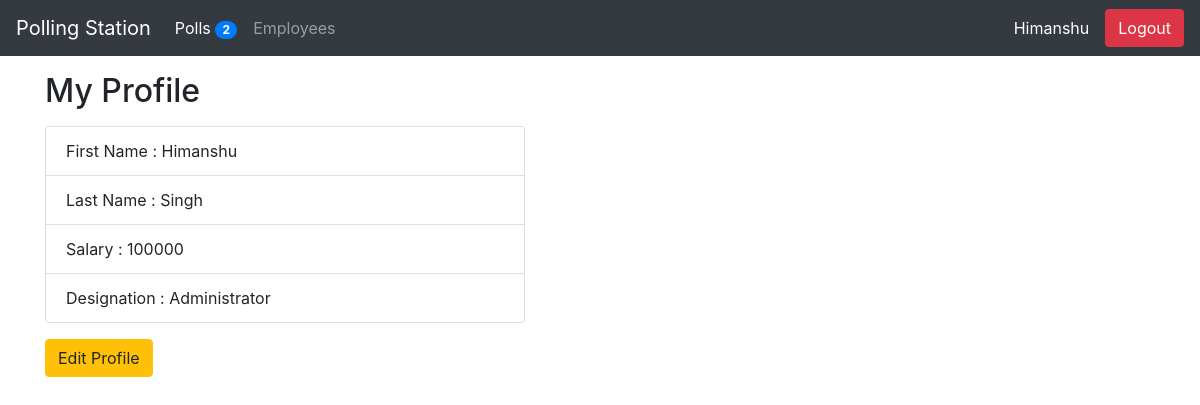
/profile/ (signed in), run on the app's committed database.
### employee/models.py (models this page shows)
class Profile(models.Model):
    user = models.OneToOneField(User, on_delete=models.CASCADE)
    designation = models.CharField(max_length=30, null=True, blank=True)
    salary = models.IntegerField(null=True, blank=True)
    class Meta:
        ordering = ('-salary',)

### employee/views.py (the view)
# urls.py: path('profile/', MyProfile.as_view(), name='my-profile'),
class MyProfile(DetailView):
    template_name = 'employee/profile.html'
    def get_object(self):
        return self.request.user.profile # This will return object of profile object

### poll/context_processors.py (called while the page is built)
def PollCount(request):
    count = Question.objects.count()
    return {"poll_count": count}

### employee/templates/employee/profile.html
{% extends 'poll/base.html' %}
{% block content %}
    <h2 class='my-3'>My Profile</h2>
    <div class="card" style="width: 30rem;">
    <ul class="list-group list-group-flush">
        <li class="list-group-item">First Name : {{object.user.first_name}}</li>
        <li class="list-group-item">Last Name : {{object.user.last_name}}</li>
        <li class="list-group-item">Salary : {{object.salary}}</li>
        <li class="list-group-item">Designation : {{object.designation}}</li>
    </ul>
    </div>
    <a class="btn btn-warning float-left mt-3" href="{% url 'update-profile' %}" role="button">Edit Profile</a>
{% endblock content %}

### poll/templates/poll/base.html (shortened to what this page needs)
<!doctype html>
<html lang="en">
  <head>
    <link rel="stylesheet" href="https://stackpath.bootstrapcdn.com/bootstrap/4.3.1/css/bootstrap.min.css">
  </head>
  <body>
<nav class="navbar navbar-expand-lg navbar-dark bg-dark">
  <a class="navbar-brand" href="{% url 'polls-list' %}">Polling Station</a>
  <div class="collapse navbar-collapse" id="navbarSupportedContent">
    <ul class="navbar-nav mr-auto">
      <li class="nav-item active">
        <a class="nav-link" href="{% url 'polls-list' %}">Polls <span class="badge badge-primary badge-pill">{{poll_count}}</span><span class="sr-only">(current)</span></a>
      </li>
      <li class="nav-item">
        <a class="nav-link" href="{% url 'employee-list' %}">Employees</a>
      </li>
    </ul>
    {% if request.user.id != None %}
        <span class='mr-3'><a  style='color:white; text-decoration:none;' href="{% url 'my-profile' %}">{{request.user.first_name}}</a></span>
        <form method="POST" action="{% url 'user-logout' %}">
            <input class="btn btn-danger float-right" type="submit" value="Logout">
        </form>
    {% else %}
        <a class="btn btn-success" href="{% url 'user-login' %}" role="button">Login</a>
    {% endif %}
  </div>
</nav>
    <div class="container">
        {% block content %}
        {% endblock content %}
    </div>
  </body>
</html>

### data on the page
Profile: user.first_name "Himanshu", user.last_name "Singh", salary "100000", designation "Administrator"

### other printed values
{{ poll_count }} "2"
{{ request.user.first_name }} "Himanshu"
